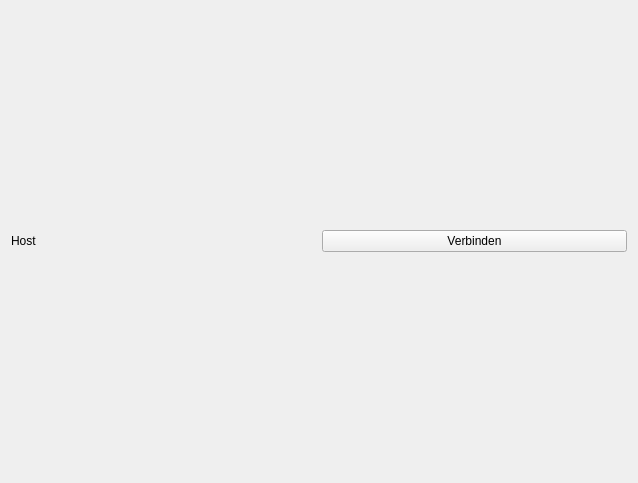
<?xml version="1.0" encoding="UTF-8"?>
<ui version="4.0">
 <class>Monitor</class>
 <widget class="QMainWindow" name="Monitor">
  <property name="geometry">
   <rect>
    <x>0</x>
    <y>0</y>
    <width>638</width>
    <height>483</height>
   </rect>
  </property>
  <property name="windowTitle">
   <string>Fire Monitor</string>
  </property>
  <property name="windowIcon">
   <iconset resource="fire.qrc">
    <normaloff>:/icons/fire.svg</normaloff>:/icons/fire.svg</iconset>
  </property>
  <widget class="QWidget" name="centralWidget">
   <layout class="QVBoxLayout" name="verticalLayout">
    <item>
     <layout class="QHBoxLayout" name="horizontalLayout">
      <item>
       <widget class="QLabel" name="label">
        <property name="text">
         <string>Host</string>
        </property>
       </widget>
      </item>
      <item>
       <widget class="QPushButton" name="pushButton">
        <property name="text">
         <string>Verbinden</string>
        </property>
       </widget>
      </item>
     </layout>
    </item>
    <item>
     <layout class="QGridLayout" name="gridLayout"/>
    </item>
   </layout>
  </widget>
 </widget>
 <layoutdefault spacing="6" margin="11"/>
 <resources>
  <include location="fire.qrc"/>
 </resources>
 <connections/>
</ui>
